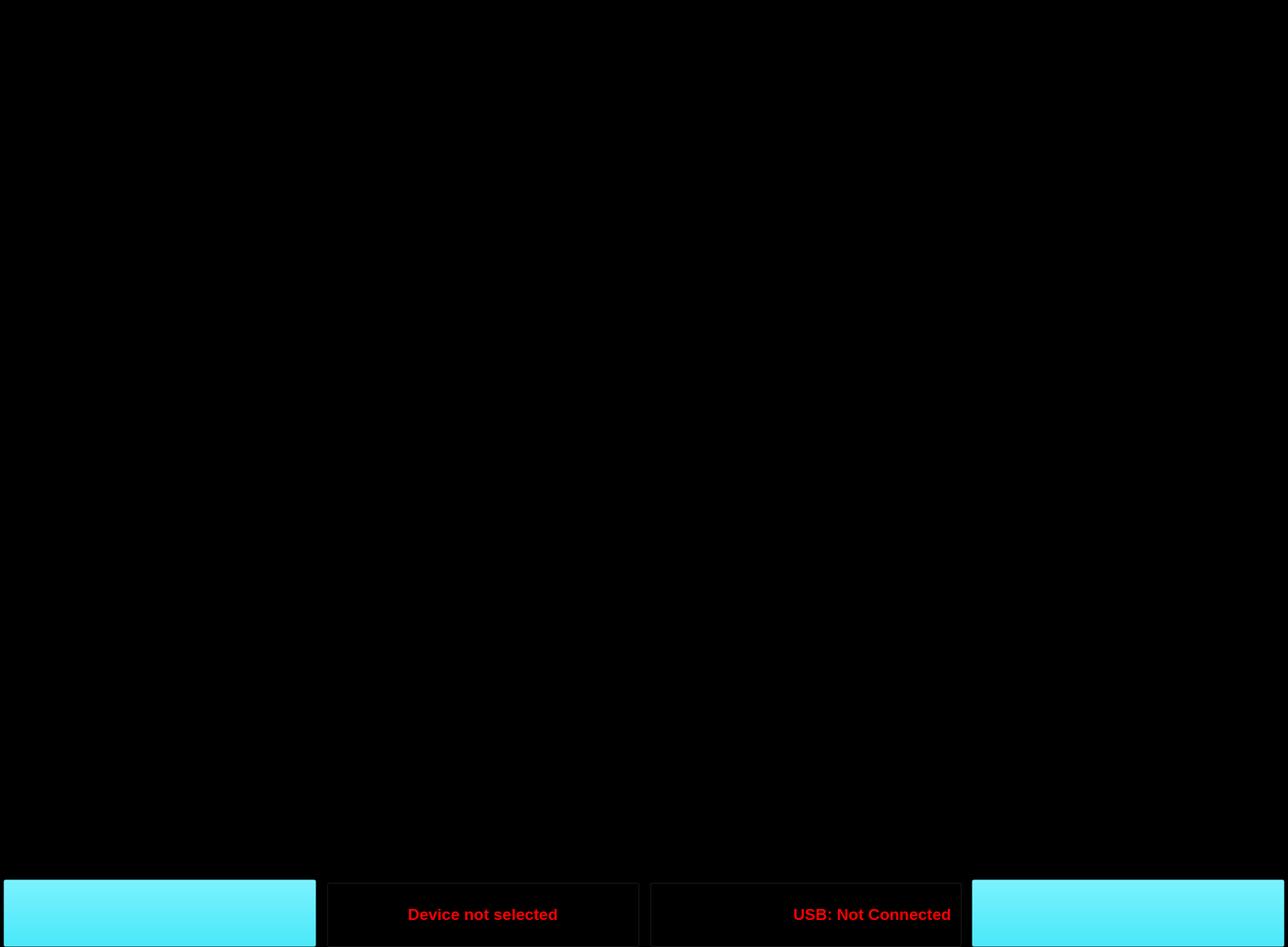
<?xml version="1.0" encoding="UTF-8"?>
<ui version="4.0">
 <author>DMH</author>
 <class>MainWindow</class>
 <widget class="QMainWindow" name="MainWindow">
  <property name="enabled">
   <bool>true</bool>
  </property>
  <property name="geometry">
   <rect>
    <x>0</x>
    <y>0</y>
    <width>1523</width>
    <height>1120</height>
   </rect>
  </property>
  <property name="minimumSize">
   <size>
    <width>650</width>
    <height>500</height>
   </size>
  </property>
  <property name="font">
   <font>
    <pointsize>11</pointsize>
   </font>
  </property>
  <property name="acceptDrops">
   <bool>true</bool>
  </property>
  <property name="windowTitle">
   <string>EAX Interface</string>
  </property>
  <property name="windowIcon">
   <iconset>
    <normalon>:/resources/icons/images/icons/geometric.png</normalon>
   </iconset>
  </property>
  <property name="styleSheet">
   <string notr="true">background-color: rgb(0, 0, 0);</string>
  </property>
  <property name="iconSize">
   <size>
    <width>32</width>
    <height>32</height>
   </size>
  </property>
  <property name="toolButtonStyle">
   <enum>Qt::ToolButtonStyle::ToolButtonTextBesideIcon</enum>
  </property>
  <property name="tabShape">
   <enum>QTabWidget::TabShape::Rounded</enum>
  </property>
  <property name="dockOptions">
   <set>QMainWindow::DockOption::AllowNestedDocks|QMainWindow::DockOption::AllowTabbedDocks|QMainWindow::DockOption::AnimatedDocks</set>
  </property>
  <property name="unifiedTitleAndToolBarOnMac">
   <bool>false</bool>
  </property>
  <widget class="QWidget" name="centralwidget">
   <property name="maximumSize">
    <size>
     <width>16777208</width>
     <height>16777215</height>
    </size>
   </property>
   <layout class="QVBoxLayout" name="verticalLayout">
    <property name="spacing">
     <number>5</number>
    </property>
    <property name="leftMargin">
     <number>4</number>
    </property>
    <property name="topMargin">
     <number>5</number>
    </property>
    <property name="rightMargin">
     <number>4</number>
    </property>
    <property name="bottomMargin">
     <number>0</number>
    </property>
    <item>
     <widget class="QTextEdit" name="text_edit">
      <property name="font">
       <font>
        <family>Calibri</family>
        <pointsize>16</pointsize>
       </font>
      </property>
      <property name="mouseTracking">
       <bool>true</bool>
      </property>
      <property name="focusPolicy">
       <enum>Qt::FocusPolicy::NoFocus</enum>
      </property>
      <property name="autoFillBackground">
       <bool>false</bool>
      </property>
      <property name="styleSheet">
       <string notr="true">background-color: rgba(0, 0, 0, 100);</string>
      </property>
      <property name="frameShape">
       <enum>QFrame::Shape::WinPanel</enum>
      </property>
      <property name="frameShadow">
       <enum>QFrame::Shadow::Sunken</enum>
      </property>
      <property name="autoFormatting">
       <set>QTextEdit::AutoFormattingFlag::AutoAll</set>
      </property>
      <property name="undoRedoEnabled">
       <bool>false</bool>
      </property>
      <property name="readOnly">
       <bool>true</bool>
      </property>
      <property name="textInteractionFlags">
       <set>Qt::TextInteractionFlag::LinksAccessibleByKeyboard|Qt::TextInteractionFlag::LinksAccessibleByMouse|Qt::TextInteractionFlag::TextBrowserInteraction|Qt::TextInteractionFlag::TextSelectableByKeyboard|Qt::TextInteractionFlag::TextSelectableByMouse</set>
      </property>
      <property name="placeholderText">
       <string>Text Area</string>
      </property>
     </widget>
    </item>
    <item>
     <layout class="QHBoxLayout" name="horizontalLayout_3">
      <property name="spacing">
       <number>12</number>
      </property>
      <property name="leftMargin">
       <number>0</number>
      </property>
      <property name="topMargin">
       <number>0</number>
      </property>
      <property name="rightMargin">
       <number>0</number>
      </property>
      <property name="bottomMargin">
       <number>0</number>
      </property>
      <item>
       <widget class="QPushButton" name="program_button">
        <property name="sizePolicy">
         <sizepolicy hsizetype="Minimum" vsizetype="Fixed">
          <horstretch>0</horstretch>
          <verstretch>0</verstretch>
         </sizepolicy>
        </property>
        <property name="minimumSize">
         <size>
          <width>0</width>
          <height>80</height>
         </size>
        </property>
        <property name="baseSize">
         <size>
          <width>0</width>
          <height>0</height>
         </size>
        </property>
        <property name="palette">
         <palette>
          <active>
           <colorrole role="Button">
            <brush brushstyle="SolidPattern">
             <color alpha="40">
              <red>5</red>
              <green>230</green>
              <blue>255</blue>
             </color>
            </brush>
           </colorrole>
           <colorrole role="Base">
            <brush brushstyle="SolidPattern">
             <color alpha="40">
              <red>5</red>
              <green>230</green>
              <blue>255</blue>
             </color>
            </brush>
           </colorrole>
           <colorrole role="Window">
            <brush brushstyle="SolidPattern">
             <color alpha="40">
              <red>5</red>
              <green>230</green>
              <blue>255</blue>
             </color>
            </brush>
           </colorrole>
          </active>
          <inactive>
           <colorrole role="Button">
            <brush brushstyle="SolidPattern">
             <color alpha="40">
              <red>5</red>
              <green>230</green>
              <blue>255</blue>
             </color>
            </brush>
           </colorrole>
           <colorrole role="Base">
            <brush brushstyle="SolidPattern">
             <color alpha="40">
              <red>5</red>
              <green>230</green>
              <blue>255</blue>
             </color>
            </brush>
           </colorrole>
           <colorrole role="Window">
            <brush brushstyle="SolidPattern">
             <color alpha="40">
              <red>5</red>
              <green>230</green>
              <blue>255</blue>
             </color>
            </brush>
           </colorrole>
          </inactive>
          <disabled>
           <colorrole role="Button">
            <brush brushstyle="SolidPattern">
             <color alpha="40">
              <red>5</red>
              <green>230</green>
              <blue>255</blue>
             </color>
            </brush>
           </colorrole>
           <colorrole role="Base">
            <brush brushstyle="SolidPattern">
             <color alpha="40">
              <red>5</red>
              <green>230</green>
              <blue>255</blue>
             </color>
            </brush>
           </colorrole>
           <colorrole role="Window">
            <brush brushstyle="SolidPattern">
             <color alpha="40">
              <red>5</red>
              <green>230</green>
              <blue>255</blue>
             </color>
            </brush>
           </colorrole>
          </disabled>
         </palette>
        </property>
        <property name="font">
         <font>
          <pointsize>18</pointsize>
         </font>
        </property>
        <property name="statusTip">
         <string>Program the device</string>
        </property>
        <property name="styleSheet">
         <string notr="true">background-color: rgba(5, 230, 255, 40);</string>
        </property>
        <property name="text">
         <string/>
        </property>
        <property name="icon">
         <iconset resource="../icons.qrc">
          <normaloff>:/resources/icons/images/icons/light/prog-button.png</normaloff>:/resources/icons/images/icons/light/prog-button.png</iconset>
        </property>
        <property name="iconSize">
         <size>
          <width>100</width>
          <height>100</height>
         </size>
        </property>
        <property name="shortcut">
         <string>P</string>
        </property>
        <property name="flat">
         <bool>false</bool>
        </property>
       </widget>
      </item>
      <item>
       <widget class="QGroupBox" name="groupBox_2">
        <property name="minimumSize">
         <size>
          <width>0</width>
          <height>0</height>
         </size>
        </property>
        <property name="maximumSize">
         <size>
          <width>16777215</width>
          <height>16777215</height>
         </size>
        </property>
        <property name="styleSheet">
         <string notr="true">background-color: rgb(0, 0, 0);</string>
        </property>
        <property name="title">
         <string/>
        </property>
        <property name="flat">
         <bool>false</bool>
        </property>
        <layout class="QHBoxLayout" name="horizontalLayout_2">
         <item>
          <widget class="QLabel" name="device_label">
           <property name="minimumSize">
            <size>
             <width>0</width>
             <height>0</height>
            </size>
           </property>
           <property name="font">
            <font>
             <pointsize>14</pointsize>
             <bold>true</bold>
            </font>
           </property>
           <property name="styleSheet">
            <string notr="true">color: rgb(255, 0, 0);
background-color: rgb(0, 0, 0);
font-weight: bold;</string>
           </property>
           <property name="frameShape">
            <enum>QFrame::Shape::NoFrame</enum>
           </property>
           <property name="frameShadow">
            <enum>QFrame::Shadow::Sunken</enum>
           </property>
           <property name="text">
            <string>Device not selected</string>
           </property>
           <property name="textFormat">
            <enum>Qt::TextFormat::RichText</enum>
           </property>
           <property name="alignment">
            <set>Qt::AlignmentFlag::AlignCenter</set>
           </property>
          </widget>
         </item>
        </layout>
       </widget>
      </item>
      <item>
       <widget class="QGroupBox" name="groupBox">
        <property name="minimumSize">
         <size>
          <width>0</width>
          <height>0</height>
         </size>
        </property>
        <property name="styleSheet">
         <string notr="true">background-color: rgb(0, 0, 0);</string>
        </property>
        <property name="title">
         <string/>
        </property>
        <layout class="QHBoxLayout" name="horizontalLayout">
         <item>
          <widget class="QLabel" name="label_usb_icon">
           <property name="enabled">
            <bool>true</bool>
           </property>
           <property name="minimumSize">
            <size>
             <width>0</width>
             <height>0</height>
            </size>
           </property>
           <property name="maximumSize">
            <size>
             <width>85</width>
             <height>80</height>
            </size>
           </property>
           <property name="font">
            <font>
             <pointsize>9</pointsize>
             <bold>false</bold>
             <kerning>false</kerning>
            </font>
           </property>
           <property name="autoFillBackground">
            <bool>false</bool>
           </property>
           <property name="styleSheet">
            <string notr="true">background-color: rgba(0, 0, 0, 0);</string>
           </property>
           <property name="frameShape">
            <enum>QFrame::Shape::NoFrame</enum>
           </property>
           <property name="frameShadow">
            <enum>QFrame::Shadow::Sunken</enum>
           </property>
           <property name="text">
            <string>&lt;html&gt;&lt;head/&gt;&lt;body&gt;&lt;p&gt;&lt;img src=&quot;:/resources/images/icons/infinity-16570.gif&quot; width=&quot;80&quot; height=&quot;80&quot;/&gt;&lt;/p&gt;&lt;/body&gt;&lt;/html&gt;</string>
           </property>
           <property name="textFormat">
            <enum>Qt::TextFormat::RichText</enum>
           </property>
           <property name="scaledContents">
            <bool>false</bool>
           </property>
           <property name="alignment">
            <set>Qt::AlignmentFlag::AlignCenter</set>
           </property>
          </widget>
         </item>
         <item alignment="Qt::AlignmentFlag::AlignRight">
          <widget class="QLabel" name="usb_label">
           <property name="maximumSize">
            <size>
             <width>210</width>
             <height>16777215</height>
            </size>
           </property>
           <property name="palette">
            <palette>
             <active>
              <colorrole role="WindowText">
               <brush brushstyle="SolidPattern">
                <color alpha="255">
                 <red>255</red>
                 <green>0</green>
                 <blue>0</blue>
                </color>
               </brush>
              </colorrole>
              <colorrole role="Button">
               <brush brushstyle="SolidPattern">
                <color alpha="255">
                 <red>0</red>
                 <green>0</green>
                 <blue>0</blue>
                </color>
               </brush>
              </colorrole>
              <colorrole role="Text">
               <brush brushstyle="SolidPattern">
                <color alpha="255">
                 <red>255</red>
                 <green>0</green>
                 <blue>0</blue>
                </color>
               </brush>
              </colorrole>
              <colorrole role="ButtonText">
               <brush brushstyle="SolidPattern">
                <color alpha="255">
                 <red>255</red>
                 <green>0</green>
                 <blue>0</blue>
                </color>
               </brush>
              </colorrole>
              <colorrole role="Base">
               <brush brushstyle="SolidPattern">
                <color alpha="255">
                 <red>0</red>
                 <green>0</green>
                 <blue>0</blue>
                </color>
               </brush>
              </colorrole>
              <colorrole role="Window">
               <brush brushstyle="SolidPattern">
                <color alpha="255">
                 <red>0</red>
                 <green>0</green>
                 <blue>0</blue>
                </color>
               </brush>
              </colorrole>
              <colorrole role="PlaceholderText">
               <brush brushstyle="SolidPattern">
                <color alpha="128">
                 <red>255</red>
                 <green>0</green>
                 <blue>0</blue>
                </color>
               </brush>
              </colorrole>
             </active>
             <inactive>
              <colorrole role="WindowText">
               <brush brushstyle="SolidPattern">
                <color alpha="255">
                 <red>255</red>
                 <green>0</green>
                 <blue>0</blue>
                </color>
               </brush>
              </colorrole>
              <colorrole role="Button">
               <brush brushstyle="SolidPattern">
                <color alpha="255">
                 <red>0</red>
                 <green>0</green>
                 <blue>0</blue>
                </color>
               </brush>
              </colorrole>
              <colorrole role="Text">
               <brush brushstyle="SolidPattern">
                <color alpha="255">
                 <red>255</red>
                 <green>0</green>
                 <blue>0</blue>
                </color>
               </brush>
              </colorrole>
              <colorrole role="ButtonText">
               <brush brushstyle="SolidPattern">
                <color alpha="255">
                 <red>255</red>
                 <green>0</green>
                 <blue>0</blue>
                </color>
               </brush>
              </colorrole>
              <colorrole role="Base">
               <brush brushstyle="SolidPattern">
                <color alpha="255">
                 <red>0</red>
                 <green>0</green>
                 <blue>0</blue>
                </color>
               </brush>
              </colorrole>
              <colorrole role="Window">
               <brush brushstyle="SolidPattern">
                <color alpha="255">
                 <red>0</red>
                 <green>0</green>
                 <blue>0</blue>
                </color>
               </brush>
              </colorrole>
              <colorrole role="PlaceholderText">
               <brush brushstyle="SolidPattern">
                <color alpha="128">
                 <red>255</red>
                 <green>0</green>
                 <blue>0</blue>
                </color>
               </brush>
              </colorrole>
             </inactive>
             <disabled>
              <colorrole role="WindowText">
               <brush brushstyle="SolidPattern">
                <color alpha="255">
                 <red>255</red>
                 <green>0</green>
                 <blue>0</blue>
                </color>
               </brush>
              </colorrole>
              <colorrole role="Button">
               <brush brushstyle="SolidPattern">
                <color alpha="255">
                 <red>0</red>
                 <green>0</green>
                 <blue>0</blue>
                </color>
               </brush>
              </colorrole>
              <colorrole role="Text">
               <brush brushstyle="SolidPattern">
                <color alpha="255">
                 <red>255</red>
                 <green>0</green>
                 <blue>0</blue>
                </color>
               </brush>
              </colorrole>
              <colorrole role="ButtonText">
               <brush brushstyle="SolidPattern">
                <color alpha="255">
                 <red>255</red>
                 <green>0</green>
                 <blue>0</blue>
                </color>
               </brush>
              </colorrole>
              <colorrole role="Base">
               <brush brushstyle="SolidPattern">
                <color alpha="255">
                 <red>0</red>
                 <green>0</green>
                 <blue>0</blue>
                </color>
               </brush>
              </colorrole>
              <colorrole role="Window">
               <brush brushstyle="SolidPattern">
                <color alpha="255">
                 <red>0</red>
                 <green>0</green>
                 <blue>0</blue>
                </color>
               </brush>
              </colorrole>
              <colorrole role="PlaceholderText">
               <brush brushstyle="SolidPattern">
                <color alpha="128">
                 <red>255</red>
                 <green>0</green>
                 <blue>0</blue>
                </color>
               </brush>
              </colorrole>
             </disabled>
            </palette>
           </property>
           <property name="font">
            <font>
             <pointsize>14</pointsize>
             <bold>true</bold>
            </font>
           </property>
           <property name="styleSheet">
            <string notr="true">background-color: rgb(0, 0, 0);</string>
           </property>
           <property name="text">
            <string>USB: Not Connected</string>
           </property>
           <property name="alignment">
            <set>Qt::AlignmentFlag::AlignLeading|Qt::AlignmentFlag::AlignLeft|Qt::AlignmentFlag::AlignVCenter</set>
           </property>
           <property name="margin">
            <number>9</number>
           </property>
           <property name="buddy">
            <cstring>test_button</cstring>
           </property>
          </widget>
         </item>
        </layout>
       </widget>
      </item>
      <item>
       <widget class="QPushButton" name="test_button">
        <property name="minimumSize">
         <size>
          <width>158</width>
          <height>80</height>
         </size>
        </property>
        <property name="maximumSize">
         <size>
          <width>16777215</width>
          <height>110</height>
         </size>
        </property>
        <property name="palette">
         <palette>
          <active>
           <colorrole role="Button">
            <brush brushstyle="SolidPattern">
             <color alpha="40">
              <red>5</red>
              <green>230</green>
              <blue>255</blue>
             </color>
            </brush>
           </colorrole>
           <colorrole role="Base">
            <brush brushstyle="SolidPattern">
             <color alpha="40">
              <red>5</red>
              <green>230</green>
              <blue>255</blue>
             </color>
            </brush>
           </colorrole>
           <colorrole role="Window">
            <brush brushstyle="SolidPattern">
             <color alpha="40">
              <red>5</red>
              <green>230</green>
              <blue>255</blue>
             </color>
            </brush>
           </colorrole>
          </active>
          <inactive>
           <colorrole role="Button">
            <brush brushstyle="SolidPattern">
             <color alpha="40">
              <red>5</red>
              <green>230</green>
              <blue>255</blue>
             </color>
            </brush>
           </colorrole>
           <colorrole role="Base">
            <brush brushstyle="SolidPattern">
             <color alpha="40">
              <red>5</red>
              <green>230</green>
              <blue>255</blue>
             </color>
            </brush>
           </colorrole>
           <colorrole role="Window">
            <brush brushstyle="SolidPattern">
             <color alpha="40">
              <red>5</red>
              <green>230</green>
              <blue>255</blue>
             </color>
            </brush>
           </colorrole>
          </inactive>
          <disabled>
           <colorrole role="Button">
            <brush brushstyle="SolidPattern">
             <color alpha="40">
              <red>5</red>
              <green>230</green>
              <blue>255</blue>
             </color>
            </brush>
           </colorrole>
           <colorrole role="Base">
            <brush brushstyle="SolidPattern">
             <color alpha="40">
              <red>5</red>
              <green>230</green>
              <blue>255</blue>
             </color>
            </brush>
           </colorrole>
           <colorrole role="Window">
            <brush brushstyle="SolidPattern">
             <color alpha="40">
              <red>5</red>
              <green>230</green>
              <blue>255</blue>
             </color>
            </brush>
           </colorrole>
          </disabled>
         </palette>
        </property>
        <property name="font">
         <font>
          <pointsize>20</pointsize>
          <bold>false</bold>
         </font>
        </property>
        <property name="statusTip">
         <string>Test the device</string>
        </property>
        <property name="styleSheet">
         <string notr="true">background-color: rgba(5, 230, 255, 40);</string>
        </property>
        <property name="text">
         <string/>
        </property>
        <property name="icon">
         <iconset resource="../icons.qrc">
          <normaloff>:/resources/icons/images/icons/light/test-button.png</normaloff>:/resources/icons/images/icons/light/test-button.png</iconset>
        </property>
        <property name="iconSize">
         <size>
          <width>100</width>
          <height>100</height>
         </size>
        </property>
        <property name="shortcut">
         <string>T</string>
        </property>
        <property name="autoDefault">
         <bool>false</bool>
        </property>
        <property name="flat">
         <bool>false</bool>
        </property>
       </widget>
      </item>
     </layout>
    </item>
   </layout>
  </widget>
  <widget class="QMenuBar" name="menubar">
   <property name="geometry">
    <rect>
     <x>0</x>
     <y>0</y>
     <width>1523</width>
     <height>33</height>
    </rect>
   </property>
   <property name="font">
    <font>
     <pointsize>11</pointsize>
    </font>
   </property>
   <property name="defaultUp">
    <bool>false</bool>
   </property>
   <property name="nativeMenuBar">
    <bool>false</bool>
   </property>
   <widget class="QMenu" name="menuFile">
    <property name="tearOffEnabled">
     <bool>false</bool>
    </property>
    <property name="title">
     <string>File</string>
    </property>
    <addaction name="actionConnect"/>
    <addaction name="separator"/>
    <addaction name="actionExit"/>
   </widget>
   <widget class="QMenu" name="menuDevice">
    <property name="title">
     <string>Device</string>
    </property>
    <addaction name="actionEAX300"/>
    <addaction name="separator"/>
    <addaction name="actionEAX500"/>
    <addaction name="actionEAX503"/>
    <addaction name="actionEAX504"/>
    <addaction name="actionEAX505"/>
    <addaction name="actionEAX510"/>
    <addaction name="actionEAX513"/>
    <addaction name="actionEAX514"/>
    <addaction name="actionEAX515"/>
    <addaction name="actionEAX520"/>
    <addaction name="actionEAX523"/>
    <addaction name="actionEAX524"/>
    <addaction name="actionEAX525"/>
   </widget>
   <widget class="QMenu" name="menuSetting">
    <property name="title">
     <string>Setting</string>
    </property>
    <addaction name="actionChange_font"/>
    <addaction name="actionModify_Settings"/>
    <addaction name="separator"/>
    <addaction name="actionManual_Control"/>
    <addaction name="actionChip_Select"/>
    <addaction name="separator"/>
    <addaction name="actionUpdate_Firmware"/>
    <addaction name="actionExplore_Directory"/>
    <addaction name="actionDark_Theme"/>
    <addaction name="actionFullscreen"/>
    <addaction name="actionScreenshot"/>
   </widget>
   <widget class="QMenu" name="menuHelp">
    <property name="title">
     <string>Help</string>
    </property>
    <addaction name="actionShow_Logs"/>
    <addaction name="separator"/>
    <addaction name="actionAbout"/>
    <addaction name="actionHelp"/>
    <addaction name="actionStatisitics"/>
   </widget>
   <addaction name="menuFile"/>
   <addaction name="menuDevice"/>
   <addaction name="menuSetting"/>
   <addaction name="menuHelp"/>
  </widget>
  <action name="actionConnect">
   <property name="icon">
    <iconset resource="../icons.qrc">
     <normaloff>:/resources/icons/images/icons/dark/usb3.png</normaloff>
     <normalon>:/resources/icons/images/icons/dark/usb2.png</normalon>
     <selectedon>:/resources/icons/images/icons/usb.png</selectedon>:/resources/icons/images/icons/dark/usb3.png</iconset>
   </property>
   <property name="text">
    <string>Connect</string>
   </property>
   <property name="toolTip">
    <string>Connect to the fixture.</string>
   </property>
   <property name="statusTip">
    <string>Connect or disconnect from the test fixture.</string>
   </property>
   <property name="font">
    <font>
     <pointsize>11</pointsize>
    </font>
   </property>
   <property name="shortcutContext">
    <enum>Qt::ShortcutContext::WidgetShortcut</enum>
   </property>
  </action>
  <action name="actionLogout">
   <property name="icon">
    <iconset>
     <normalon>:/resources/icons/images/icons/dark/logout.png</normalon>
    </iconset>
   </property>
   <property name="text">
    <string>Logout</string>
   </property>
   <property name="font">
    <font>
     <pointsize>11</pointsize>
    </font>
   </property>
  </action>
  <action name="actionExit">
   <property name="icon">
    <iconset resource="../icons.qrc">
     <normaloff>:/resources/icons/images/icons/logout2.png</normaloff>
     <disabledoff>:/resources/icons/images/icons/logout2.png</disabledoff>:/resources/icons/images/icons/logout2.png</iconset>
   </property>
   <property name="text">
    <string>Exit</string>
   </property>
   <property name="statusTip">
    <string>Close the program</string>
   </property>
   <property name="font">
    <font>
     <pointsize>11</pointsize>
    </font>
   </property>
   <property name="shortcut">
    <string>Esc</string>
   </property>
   <property name="menuRole">
    <enum>QAction::MenuRole::QuitRole</enum>
   </property>
  </action>
  <action name="actionEAX300">
   <property name="checkable">
    <bool>true</bool>
   </property>
   <property name="icon">
    <iconset>
     <selectedoff>:/resources/icons/images/icons/radio-off-button.png</selectedoff>
     <selectedon>:/resources/icons/images/icons/radio-on-button.png</selectedon>
    </iconset>
   </property>
   <property name="text">
    <string>EAX300</string>
   </property>
   <property name="font">
    <font>
     <pointsize>11</pointsize>
     <bold>false</bold>
    </font>
   </property>
  </action>
  <action name="actionEAX500">
   <property name="checkable">
    <bool>true</bool>
   </property>
   <property name="icon">
    <iconset>
     <selectedoff>:/resources/icons/images/icons/radio-off-button.png</selectedoff>
     <selectedon>:/resources/icons/images/icons/radio-on-button.png</selectedon>
    </iconset>
   </property>
   <property name="text">
    <string>EAX500</string>
   </property>
   <property name="font">
    <font>
     <pointsize>11</pointsize>
    </font>
   </property>
   <property name="menuRole">
    <enum>QAction::MenuRole::TextHeuristicRole</enum>
   </property>
  </action>
  <action name="actionEAX503">
   <property name="checkable">
    <bool>true</bool>
   </property>
   <property name="icon">
    <iconset>
     <selectedoff>:/resources/icons/images/icons/radio-off-button.png</selectedoff>
     <selectedon>:/resources/icons/images/icons/radio-on-button.png</selectedon>
    </iconset>
   </property>
   <property name="text">
    <string>EAX503</string>
   </property>
   <property name="font">
    <font>
     <pointsize>11</pointsize>
    </font>
   </property>
   <property name="menuRole">
    <enum>QAction::MenuRole::TextHeuristicRole</enum>
   </property>
  </action>
  <action name="actionEAX504">
   <property name="checkable">
    <bool>true</bool>
   </property>
   <property name="icon">
    <iconset>
     <selectedoff>:/resources/icons/images/icons/radio-off-button.png</selectedoff>
     <selectedon>:/resources/icons/images/icons/radio-on-button.png</selectedon>
    </iconset>
   </property>
   <property name="text">
    <string>EAX504</string>
   </property>
   <property name="font">
    <font>
     <pointsize>11</pointsize>
    </font>
   </property>
   <property name="menuRole">
    <enum>QAction::MenuRole::TextHeuristicRole</enum>
   </property>
  </action>
  <action name="actionEAX505">
   <property name="checkable">
    <bool>true</bool>
   </property>
   <property name="icon">
    <iconset>
     <selectedoff>:/resources/icons/images/icons/radio-off-button.png</selectedoff>
     <selectedon>:/resources/icons/images/icons/radio-on-button.png</selectedon>
    </iconset>
   </property>
   <property name="text">
    <string>EAX505</string>
   </property>
   <property name="font">
    <font>
     <pointsize>11</pointsize>
    </font>
   </property>
   <property name="menuRole">
    <enum>QAction::MenuRole::TextHeuristicRole</enum>
   </property>
  </action>
  <action name="actionEAX510">
   <property name="checkable">
    <bool>true</bool>
   </property>
   <property name="icon">
    <iconset>
     <selectedoff>:/resources/icons/images/icons/radio-off-button.png</selectedoff>
     <selectedon>:/resources/icons/images/icons/radio-on-button.png</selectedon>
    </iconset>
   </property>
   <property name="text">
    <string>EAX510</string>
   </property>
   <property name="font">
    <font>
     <pointsize>11</pointsize>
    </font>
   </property>
   <property name="menuRole">
    <enum>QAction::MenuRole::TextHeuristicRole</enum>
   </property>
  </action>
  <action name="actionEAX513">
   <property name="checkable">
    <bool>true</bool>
   </property>
   <property name="icon">
    <iconset>
     <selectedoff>:/resources/icons/images/icons/radio-off-button.png</selectedoff>
     <selectedon>:/resources/icons/images/icons/radio-on-button.png</selectedon>
    </iconset>
   </property>
   <property name="text">
    <string>EAX513</string>
   </property>
   <property name="font">
    <font>
     <pointsize>11</pointsize>
    </font>
   </property>
   <property name="menuRole">
    <enum>QAction::MenuRole::TextHeuristicRole</enum>
   </property>
  </action>
  <action name="actionEAX514">
   <property name="checkable">
    <bool>true</bool>
   </property>
   <property name="icon">
    <iconset>
     <selectedoff>:/resources/icons/images/icons/radio-off-button.png</selectedoff>
     <selectedon>:/resources/icons/images/icons/radio-on-button.png</selectedon>
    </iconset>
   </property>
   <property name="text">
    <string>EAX514</string>
   </property>
   <property name="font">
    <font>
     <pointsize>11</pointsize>
    </font>
   </property>
   <property name="menuRole">
    <enum>QAction::MenuRole::TextHeuristicRole</enum>
   </property>
  </action>
  <action name="actionEAX515">
   <property name="checkable">
    <bool>true</bool>
   </property>
   <property name="icon">
    <iconset>
     <selectedoff>:/resources/icons/images/icons/radio-off-button.png</selectedoff>
     <selectedon>:/resources/icons/images/icons/radio-on-button.png</selectedon>
    </iconset>
   </property>
   <property name="text">
    <string>EAX515</string>
   </property>
   <property name="font">
    <font>
     <pointsize>11</pointsize>
    </font>
   </property>
   <property name="menuRole">
    <enum>QAction::MenuRole::TextHeuristicRole</enum>
   </property>
  </action>
  <action name="actionEAX520">
   <property name="checkable">
    <bool>true</bool>
   </property>
   <property name="icon">
    <iconset>
     <selectedoff>:/resources/icons/images/icons/radio-off-button.png</selectedoff>
     <selectedon>:/resources/icons/images/icons/radio-on-button.png</selectedon>
    </iconset>
   </property>
   <property name="text">
    <string>EAX520</string>
   </property>
   <property name="font">
    <font>
     <pointsize>11</pointsize>
    </font>
   </property>
   <property name="menuRole">
    <enum>QAction::MenuRole::TextHeuristicRole</enum>
   </property>
  </action>
  <action name="actionEAX523">
   <property name="checkable">
    <bool>true</bool>
   </property>
   <property name="icon">
    <iconset>
     <selectedoff>:/resources/icons/images/icons/radio-off-button.png</selectedoff>
     <selectedon>:/resources/icons/images/icons/radio-on-button.png</selectedon>
    </iconset>
   </property>
   <property name="text">
    <string>EAX523</string>
   </property>
   <property name="font">
    <font>
     <pointsize>11</pointsize>
    </font>
   </property>
   <property name="menuRole">
    <enum>QAction::MenuRole::TextHeuristicRole</enum>
   </property>
  </action>
  <action name="actionEAX524">
   <property name="checkable">
    <bool>true</bool>
   </property>
   <property name="icon">
    <iconset>
     <selectedoff>:/resources/icons/images/icons/radio-off-button.png</selectedoff>
     <selectedon>:/resources/icons/images/icons/radio-on-button.png</selectedon>
    </iconset>
   </property>
   <property name="text">
    <string>EAX524</string>
   </property>
   <property name="font">
    <font>
     <pointsize>11</pointsize>
    </font>
   </property>
   <property name="menuRole">
    <enum>QAction::MenuRole::TextHeuristicRole</enum>
   </property>
  </action>
  <action name="actionEAX525">
   <property name="checkable">
    <bool>true</bool>
   </property>
   <property name="icon">
    <iconset>
     <selectedoff>:/resources/icons/images/icons/radio-off-button.png</selectedoff>
     <selectedon>:/resources/icons/images/icons/radio-on-button.png</selectedon>
    </iconset>
   </property>
   <property name="text">
    <string>EAX525</string>
   </property>
   <property name="font">
    <font>
     <pointsize>11</pointsize>
    </font>
   </property>
   <property name="menuRole">
    <enum>QAction::MenuRole::TextHeuristicRole</enum>
   </property>
  </action>
  <action name="actionChange_font">
   <property name="icon">
    <iconset>
     <normalon>:/resources/icons/images/icons/size.png</normalon>
    </iconset>
   </property>
   <property name="text">
    <string>Change Font</string>
   </property>
   <property name="statusTip">
    <string>Change the font</string>
   </property>
   <property name="font">
    <font>
     <pointsize>11</pointsize>
    </font>
   </property>
  </action>
  <action name="actionModify_Settings">
   <property name="icon">
    <iconset resource="../icons.qrc">
     <normaloff>:/resources/icons/images/icons/light/settings.ico</normaloff>:/resources/icons/images/icons/light/settings.ico</iconset>
   </property>
   <property name="text">
    <string>Modify Settings</string>
   </property>
   <property name="statusTip">
    <string>Modify software settings</string>
   </property>
   <property name="font">
    <font>
     <pointsize>11</pointsize>
    </font>
   </property>
  </action>
  <action name="actionAdd_User">
   <property name="icon">
    <iconset>
     <normalon>:/resources/icons/images/icons/dark/follow.png</normalon>
    </iconset>
   </property>
   <property name="text">
    <string>Add User</string>
   </property>
   <property name="font">
    <font>
     <pointsize>11</pointsize>
    </font>
   </property>
  </action>
  <action name="actionRemove_User">
   <property name="icon">
    <iconset resource="../icons.qrc">
     <normaloff>:/resources/icons/images/icons/remove-user.png</normaloff>:/resources/icons/images/icons/remove-user.png</iconset>
   </property>
   <property name="text">
    <string>Remove User</string>
   </property>
   <property name="font">
    <font>
     <pointsize>11</pointsize>
    </font>
   </property>
  </action>
  <action name="actionShow_Logs">
   <property name="icon">
    <iconset resource="../icons.qrc">
     <normaloff>:/resources/icons/images/icons/light/files.png</normaloff>:/resources/icons/images/icons/light/files.png</iconset>
   </property>
   <property name="text">
    <string>Show Logs</string>
   </property>
   <property name="statusTip">
    <string>Show software logs</string>
   </property>
   <property name="font">
    <font>
     <pointsize>11</pointsize>
    </font>
   </property>
   <property name="shortcut">
    <string>F9</string>
   </property>
  </action>
  <action name="actionAbout">
   <property name="icon">
    <iconset>
     <normalon>:/resources/icons/images/icons/light/information.png</normalon>
    </iconset>
   </property>
   <property name="text">
    <string>About</string>
   </property>
   <property name="font">
    <font>
     <pointsize>11</pointsize>
    </font>
   </property>
   <property name="shortcutContext">
    <enum>Qt::ShortcutContext::ApplicationShortcut</enum>
   </property>
   <property name="menuRole">
    <enum>QAction::MenuRole::AboutQtRole</enum>
   </property>
  </action>
  <action name="actionManual_Control">
   <property name="icon">
    <iconset resource="../icons.qrc">
     <normaloff>:/resources/icons/images/icons/dark/gear.png</normaloff>:/resources/icons/images/icons/dark/gear.png</iconset>
   </property>
   <property name="text">
    <string>Manual Control</string>
   </property>
   <property name="statusTip">
    <string>Manually control the test fixture</string>
   </property>
   <property name="font">
    <font>
     <pointsize>11</pointsize>
    </font>
   </property>
   <property name="shortcut">
    <string>F3</string>
   </property>
  </action>
  <action name="actionChip_Select">
   <property name="icon">
    <iconset resource="../icons.qrc">
     <normaloff>:/resources/icons/images/icons/chip.png</normaloff>:/resources/icons/images/icons/chip.png</iconset>
   </property>
   <property name="text">
    <string>Chip Select</string>
   </property>
   <property name="statusTip">
    <string>Change the selected chip.</string>
   </property>
   <property name="font">
    <font>
     <pointsize>11</pointsize>
    </font>
   </property>
  </action>
  <action name="actionUpdate_Firmware">
   <property name="icon">
    <iconset>
     <normalon>:/resources/icons/images/icons/dark/ps.png</normalon>
    </iconset>
   </property>
   <property name="text">
    <string>Update Firmware</string>
   </property>
   <property name="statusTip">
    <string>Update the test fixture firmware</string>
   </property>
   <property name="font">
    <font>
     <pointsize>11</pointsize>
    </font>
   </property>
  </action>
  <action name="actionExplore_Directory">
   <property name="icon">
    <iconset>
     <normalon>:/resources/icons/images/icons/dark/folder.png</normalon>
    </iconset>
   </property>
   <property name="text">
    <string>Explore Directory</string>
   </property>
   <property name="statusTip">
    <string>Open the program's directory</string>
   </property>
   <property name="font">
    <font>
     <pointsize>11</pointsize>
    </font>
   </property>
  </action>
  <action name="actionHelp">
   <property name="icon">
    <iconset>
     <normalon>:/resources/icons/images/icons/dark/help.png</normalon>
    </iconset>
   </property>
   <property name="text">
    <string>Help</string>
   </property>
   <property name="font">
    <font>
     <pointsize>11</pointsize>
    </font>
   </property>
   <property name="shortcut">
    <string>F1</string>
   </property>
  </action>
  <action name="actionStatisitics">
   <property name="icon">
    <iconset resource="../icons.qrc">
     <normaloff>:/resources/icons/images/icons/bar-chart.png</normaloff>:/resources/icons/images/icons/bar-chart.png</iconset>
   </property>
   <property name="text">
    <string>Statisitics</string>
   </property>
   <property name="font">
    <font>
     <pointsize>11</pointsize>
    </font>
   </property>
  </action>
  <action name="actionDark_Theme">
   <property name="checkable">
    <bool>true</bool>
   </property>
   <property name="text">
    <string>Dark Theme</string>
   </property>
   <property name="font">
    <font>
     <pointsize>11</pointsize>
    </font>
   </property>
  </action>
  <action name="actionFullscreen">
   <property name="checkable">
    <bool>true</bool>
   </property>
   <property name="text">
    <string>Fullscreen</string>
   </property>
   <property name="font">
    <font>
     <pointsize>11</pointsize>
    </font>
   </property>
  </action>
  <action name="actionAdvanced">
   <property name="text">
    <string>Advanced</string>
   </property>
   <property name="menuRole">
    <enum>QAction::MenuRole::PreferencesRole</enum>
   </property>
   <property name="Advanced" stdset="0">
    <iconset resource="../icons.qrc">
     <normaloff>:/resources/icons/images/icons/dark/bar-chart.png</normaloff>
     <normalon>:/resources/icons/images/icons/light/bar-chart.png</normalon>:/resources/icons/images/icons/dark/bar-chart.png</iconset>
   </property>
  </action>
  <action name="actionScreenshot">
   <property name="text">
    <string>Screenshot</string>
   </property>
   <property name="statusTip">
    <string>Capture a screenshot </string>
   </property>
   <property name="font">
    <font>
     <pointsize>11</pointsize>
    </font>
   </property>
  </action>
 </widget>
 <resources>
  <include location="../resource.qrc"/>
  <include location="../icons.qrc"/>
 </resources>
 <connections>
  <connection>
   <sender>actionExit</sender>
   <signal>triggered()</signal>
   <receiver>MainWindow</receiver>
   <slot>close()</slot>
   <hints>
    <hint type="sourcelabel">
     <x>-1</x>
     <y>-1</y>
    </hint>
    <hint type="destinationlabel">
     <x>383</x>
     <y>303</y>
    </hint>
   </hints>
  </connection>
 </connections>
</ui>
